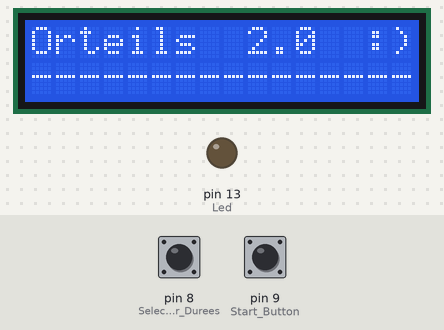
This sketch was run on a simulated Arduino Uno, built with avr-gcc and run on an emulated ATmega328P. Parts: 16×2 character LCD, output pins drawn as LEDs (lit = HIGH). The test bench sets the inputs (shaded band); at power-on: pin 8 (Selecteur_Durees) LOW, pin 9 (Start_Button) LOW.

Above: at 0.1 s.
2.3 s: pin 8 (Selecteur_Durees) pulled HIGH for 3.2 s
At 2.8 s:
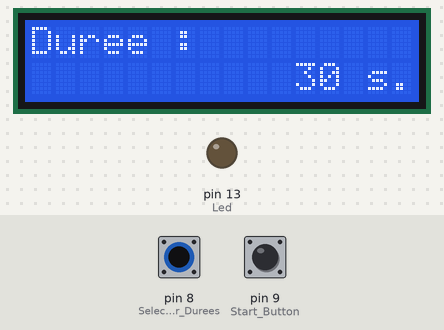
At 7.4 s:
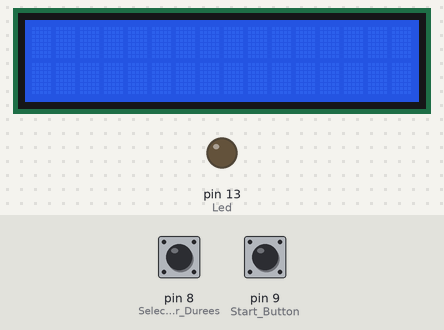
8.3 s: pin 9 (Start_Button) pulled HIGH for 0.15 s
At 8.8 s:
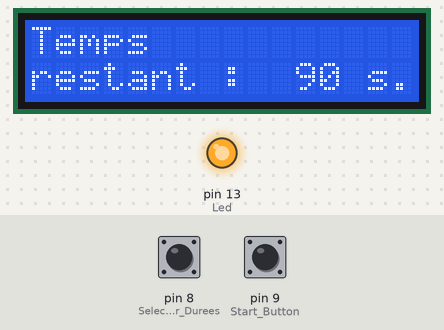
Timing chart, 0 to 11.3 s (numbered marks = the images above; inputs shaded):
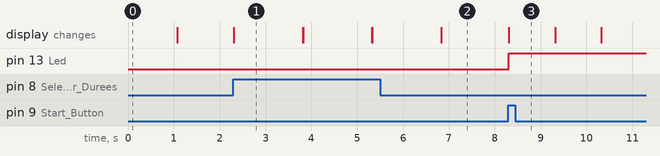

Measured:
- after the input at 2.3 s, the display: changes at once (image 1)
- after the input at 8.3 s, pin 13 (Led): LOW → HIGH at once; the display: changes at once (image 3)
- what the display in image 1 shows lasts 1.5 s, from 2.3 s to 3.8 s

The sketch:

manucure-code.ino
```cpp
// Github : https://github.com/man-ito-ba/man-ucure
// Projet 123D.circuits.io : https://circuits.io/circuits/2409875

#include <LiquidCrystal.h>				// bibliothèque de contrôle de l'écran LCD

const int Sec = 1000;					// variable pratique pour gérer les secondes

int Led = 13;							// UI : Leds indiquant qu'on se fait cramer les ongles
int Selecteur_Durees = 8;				// Bouton utilisateur : programmer la durée de grillage des ongles
bool Etat_Selecteur;					// Variable d'état du sélecteur de durée
int Duree;								// Variable de durée contrôlant le temps d'allumage des Leds
int Start_Button = 9;					// Bouton utilisateur :	lancer le grille-pain
bool Etat_Start;						// Variable d'état du bouton start

LiquidCrystal LCD(7,6,5,4,3,2);		// pins connectés au LCD

void setup()
{
	LCD.begin(16,2);					// initialisation de la communication avec 16 colonnes et 2 lignes
		LCD.clear();					// on efface l'écran
		LCD.print("Orteils  2.0  :)");
		LCD.setCursor(0,1);				// on met le curseur sur la deuxième ligne à gauche
		LCD.print("----------------");
		delay(1*Sec);
		LCD.clear();

	pinMode(Selecteur_Durees, INPUT);	// les deux pins des boutons en entrée
	pinMode(Start_Button, INPUT);

	pinMode(Led, OUTPUT);
	digitalWrite(Led, LOW);
	Etat_Selecteur, Etat_Start, Duree = 0;
}

void loop()
{
	Etat_Selecteur = digitalRead(Selecteur_Durees);
	if(Etat_Selecteur)					// si le bouton de sélection de durée est appuyé, on rajoute 30 secondes de chauffe
	{
		Duree = Duree + 30;
		if(Duree > 90)
		{
			Duree = 0;					// on revient à 0 si on appuie plus de 3 fois
		}
		Affichage(Duree);				// avec cette fonction, on affiche le temps sélectionné sur le LCD
		Etat_Selecteur = 0;
	}

	Etat_Start = digitalRead(Start_Button);
	if(Etat_Start)						// si le bouton start est sélectionné
	{
		digitalWrite(Led, HIGH);		// on allume les Leds
		Decompte(Duree);				// on lance le compte à rebour sur le LCD
		digitalWrite(Led, LOW);
			delay(Sec/5);
			LCD.print("Fin !");
			LCD.setCursor(0,1);
			LCD.print(":)");
			delay(2*Sec);
			LCD.clear();
		Duree = 0;
		Etat_Start = 0;
	}
	delay(10);
}

void Affichage(int Duree)
{										// fonction d'affichage des durées sélectionnées
	LCD.print("Duree : ");
	LCD.setCursor(11,1);				// on place le curseur sur la première ligne tout à droite
	LCD.print(Duree);
	LCD.setCursor(14,1);
	LCD.print("s.");
	delay(1.5*Sec);
	LCD.clear();
}

void Decompte(int Duree)
{										// fonction de compte à rebour
	for(int i=Duree; i > 0; i--){		// compte à rebour avec la fonction de temporisation
		LCD.print("Temps");
		LCD.setCursor(0,1);
		LCD.print("restant :");
		LCD.setCursor(11,1);
		LCD.print(i,DEC);
		LCD.setCursor(14,1);
		LCD.print("s.");
		delay(Sec);
		LCD.clear();
	}
	return;
}
```
